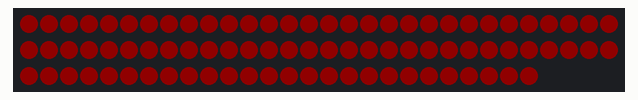
A program run on a simulated Raspberry Pi (BCM pin numbers). On the bench: 86 RGB LEDs in strip order, left to right, continuing on the next row. Dim RGB values are drawn brighter than linear; the clock reads 2024-03-15 10:24:30 at power-on unless the program sets it; what the program prints to the terminal is not drawn.

Above: at 0.1 s.

The program:

test8888.py
```python
import alarmClock as ac
import pigpio
from signal import pause
from time import sleep
from datetime import datetime

from signal import signal, SIGINT
from sys import exit

CS1    = 7
NUMPIX = 86
BRIGHT = 255 #RANGE: 224-255

pi = pigpio.pi()
pi.set_mode(CS1, pigpio.OUTPUT)
pi.write(CS1,0)

strand = pi.spi_open(1,32000,3)

clockface = ac.apa102ClockDisplay('red',2)

def updateClock():
    framebuffer = [0,0,0,0]
    framebuffer.extend(clockface.writeOut())
    framebuffer.extend([255,255,255,255,255,255,255,255])
    pi.write(CS1,1)
    pi.spi_write(strand, framebuffer)
    pi.write(CS1,0)

def handler(signal_received, frame):
    # Handle any cleanup here
    print('SIGINT or CTRL-C detected. Exiting gracefully')
    clockface.setOff()
    updateClock()
    updateClock()
    pi.spi_close(strand)
    exit(0)

if __name__ == '__main__':
    # Tell Python to run the handler() function when SIGINT is recieved
    signal(SIGINT, handler)
    print('Running. Press CTRL-C to exit.')
    while True:
        now = datetime.now()
        timestr = ""
        if (int(now.strftime("%-I")) < 10):
            timestr = " "+now.strftime("%-I:%M")
        else:
            timestr = now.strftime("%-I:%M")
        print(timestr)
        timestr = "88:88"
        clockface.setTime(timestr)
        updateClock()
        sleep(1)
```

alarmClock.py
```python
# alarmClock.py
#
# Raspberry pi based alarm clock using APA102 LEDs
#
####################################################
from enum import Enum
import re
timeFormat = re.compile('^( ?[0-1]?[0-9]|2[0-3]):[0-5][0-9]$')

###############################################################################
# apa102pixel:
# -----------
# A single apa102 IC
#
###############################################################################
class apa102pixel:
    """Represents a single apa102 pixel"""

    colors={#Saturation   ######### 5 #########     ######### 4 #########     ######### 3 #########     ######### 2 #########     ######### 1 #########     ######### 0 #########
        "red"         :[{"r":255,"g":0  ,"b":0  },{"r":255,"g":100,"b":100},{"r":255,"g":150,"b":150},{"r":255,"g":200,"b":200},{"r":255,"g":230,"b":230},{"r":255,"g":255,"b":255}],
        "burntorange" :[{"r":255,"g":100,"b":0  },{"r":255,"g":110,"b": 20},{"r":255,"g":120,"b":100},{"r":255,"g":165,"b":155},{"r":255,"g":230,"b":210},{"r":255,"g":255,"b":255}],
        "orange"      :[{"r":255,"g":150,"b":0  },{"r":255,"g":140,"b": 20},{"r":255,"g":180,"b": 40},{"r":255,"g":220,"b":120},{"r":255,"g":240,"b":190},{"r":255,"g":255,"b":255}],
        "gold"        :[{"r":255,"g":200,"b":0  },{"r":255,"g":210,"b":  0},{"r":255,"g":230,"b":100},{"r":255,"g":240,"b":150},{"r":255,"g":255,"b":200},{"r":255,"g":255,"b":255}],
        "yellow"      :[{"r":255,"g":255,"b":0  },{"r":255,"g":255,"b": 20},{"r":255,"g":255,"b": 80},{"r":255,"g":255,"b":150},{"r":255,"g":255,"b":210},{"r":255,"g":255,"b":255}],
        "lemonlime"   :[{"r":200,"g":255,"b":0  },{"r":200,"g":255,"b": 20},{"r":220,"g":255,"b": 80},{"r":230,"g":255,"b":150},{"r":235,"g":255,"b":180},{"r":255,"g":255,"b":255}],
        "chartreuse"  :[{"r":150,"g":255,"b":0  },{"r":150,"g":255,"b": 20},{"r":200,"g":255,"b": 40},{"r":220,"g":255,"b":150},{"r":230,"g":255,"b":170},{"r":255,"g":255,"b":255}],
        "lime"        :[{"r":100,"g":255,"b":0  },{"r":110,"g":255,"b": 20},{"r":150,"g":255,"b": 40},{"r":200,"g":255,"b":150},{"r":230,"g":255,"b":160},{"r":255,"g":255,"b":255}],
        "green"       :[{"r":0  ,"g":255,"b":0  },{"r":100,"g":255,"b":100},{"r":150,"g":255,"b":250},{"r":200,"g":255,"b":200},{"r":225,"g":255,"b":225},{"r":255,"g":255,"b":255}],
        "caribbean"   :[{"r":0  ,"g":255,"b":100},{"r": 20,"g":255,"b":150},{"r":100,"g":255,"b":180},{"r":180,"g":255,"b":210},{"r":235,"g":255,"b":220},{"r":255,"g":255,"b":255}],
        "aquamarine"  :[{"r":0  ,"g":255,"b":150},{"r": 20,"g":255,"b":160},{"r":100,"g":255,"b":200},{"r":160,"g":255,"b":210},{"r":200,"g":255,"b":220},{"r":255,"g":255,"b":255}],
        "seafoam"     :[{"r":0  ,"g":255,"b":200},{"r": 20,"g":255,"b":200},{"r": 40,"g":255,"b":220},{"r":140,"g":255,"b":230},{"r":200,"g":255,"b":255},{"r":255,"g":255,"b":255}],
        "cyan"        :[{"r":0  ,"g":255,"b":255},{"r": 20,"g":255,"b":255},{"r": 40,"g":255,"b":255},{"r":150,"g":255,"b":255},{"r":180,"g":255,"b":255},{"r":255,"g":255,"b":255}],
        "teal"        :[{"r":0  ,"g":200,"b":255},{"r": 20,"g":210,"b":255},{"r": 40,"g":230,"b":255},{"r": 60,"g":240,"b":255},{"r":170,"g":255,"b":255},{"r":255,"g":255,"b":255}],
        "azure"       :[{"r":0  ,"g":150,"b":255},{"r": 20,"g":180,"b":255},{"r": 40,"g":200,"b":255},{"r": 60,"g":230,"b":255},{"r":150,"g":255,"b":255},{"r":255,"g":255,"b":255}],
        "bayern"      :[{"r":0  ,"g":100,"b":255},{"r": 20,"g":150,"b":255},{"r": 40,"g":180,"b":255},{"r": 60,"g":200,"b":255},{"r":140,"g":255,"b":255},{"r":255,"g":255,"b":255}],
        "blue"        :[{"r":0  ,"g":  0,"b":255},{"r": 20,"g":100,"b":255},{"r": 40,"g":150,"b":255},{"r": 80,"g":180,"b":255},{"r":160,"g":220,"b":255},{"r":255,"g":255,"b":255}],
        "purple"      :[{"r":100,"g":  0,"b":255},{"r":120,"g": 20,"b":255},{"r":140,"g":100,"b":255},{"r":150,"g":150,"b":255},{"r":200,"g":200,"b":255},{"r":255,"g":255,"b":255}],
        "violet"      :[{"r":150,"g":  0,"b":255},{"r":150,"g": 50,"b":255},{"r":180,"g":100,"b":255},{"r":220,"g":140,"b":255},{"r":230,"g":180,"b":255},{"r":255,"g":255,"b":255}],
        "lavender"    :[{"r":200,"g":  0,"b":255},{"r":200,"g": 20,"b":255},{"r":200,"g": 60,"b":255},{"r":240,"g": 90,"b":255},{"r":255,"g":160,"b":255},{"r":255,"g":255,"b":255}],
        "magenta"     :[{"r":255,"g":  0,"b":255},{"r":255,"g": 60,"b":255},{"r":255,"g":100,"b":240},{"r":255,"g":150,"b":250},{"r":255,"g":180,"b":255},{"r":255,"g":255,"b":255}],
        "plum"        :[{"r":255,"g":  0,"b":200},{"r":255,"g": 20,"b":220},{"r":255,"g": 40,"b":230},{"r":255,"g":140,"b":240},{"r":255,"g":170,"b":255},{"r":255,"g":255,"b":255}],
        "rose"        :[{"r":255,"g":  0,"b":150},{"r":255,"g": 20,"b":200},{"r":255,"g": 40,"b":200},{"r":255,"g":100,"b":200},{"r":255,"g":160,"b":240},{"r":255,"g":255,"b":255}],
        "salmon"      :[{"r":255,"g":  0,"b":100},{"r":255,"g": 20,"b":120},{"r":255,"g": 80,"b":140},{"r":255,"g":100,"b":160},{"r":255,"g":140,"b":180},{"r":255,"g":255,"b":255}]
    }

    def __init__(self, x=0,y=0,z=0,t=0,c=[0,0,0],brightness=31,saturation=5):
        self.xcoord = x       #X SPACIAL COORDINATE
        self.ycoord = y       #Y SPACIAL COORDINATE
        self.zcoord = z       #Z SPACIAL COORDINATE
        self.tcoord = t       #TIME COORDINATE
        self.setColor(c,brightness,saturation)

    def writeOut(self):
        return [self.bright,self.b,self.g,self.r]

    def setColor(self, color, brightness=31, saturation=5):
        ###  color: either:
        ###         color name as string from colors table, OR
        ###         [r,g,b] list of color values
        ###  brightness: apa102 LED brightness value, between 0 and 31
        ###  saturation: color saturation, 0 as white to 5 full color
        ###
        if   (brightness > 31): brightness = 31
        elif (brightness < 0 ): brightness = 0
        self.bright = 224 + brightness
        if (type(color) == str):
            if   (saturation < 0 ): saturation = 0
            elif (saturation > 5 ): saturation = 5
            saturation  = 5  - saturation
            self.r      = self.colors[color][saturation]["r"]
            self.g      = self.colors[color][saturation]["g"]
            self.b      = self.colors[color][saturation]["b"]
        elif (type(color) == list):
            self.r = color[0]
            self.g = color[1]
            self.b = color[2]

###############################################################################
# apa1027SegDigit:
# -----------
# A 7 segment digit made out of 21 apa102pixels.  Has information for displaying
# digits as well as giving them a coordinate system useful for creating
# animations.
#
###############################################################################
class apa1027SegDigit:
    """A 7 segment display made out of 21 apa102pixels"""

    digitLookupTable = [
        [1,1,1,1,1,1,0], # 0
        [0,1,1,0,0,0,0], # 1
        [1,1,0,1,1,0,1], # 2
        [1,1,1,1,0,0,1], # 3
        [0,1,1,0,0,1,1], # 4
        [1,0,1,1,0,1,1], # 5
        [1,0,1,1,1,1,1], # 6
        [1,1,1,0,0,0,0], # 7
        [1,1,1,1,1,1,1], # 8
        [1,1,1,1,0,1,1], # 9
        [0,0,0,0,0,0,0]  # OFF
    ]

    digitSegmentLookupTable = [
        [[1,1,1],[1,1,1],[1,1,1],[1,1,1],[1,1,1],[1,1,1],[0,0,0]], # 0
        [[0,0,0],[1,1,1],[1,1,1],[0,0,0],[0,0,0],[0,0,0],[0,0,0]], # 1
        [[1,1,1],[1,1,1],[0,0,0],[1,1,1],[1,1,1],[0,0,0],[1,1,1]], # 2
        [[1,1,1],[1,1,1],[1,1,1],[1,1,1],[0,0,0],[0,0,0],[1,1,1]], # 3
        [[0,0,0],[1,1,1],[1,1,1],[0,0,0],[0,0,0],[1,1,1],[1,1,1]], # 4
        [[1,1,1],[0,0,0],[1,1,1],[1,1,1],[0,0,0],[1,1,1],[1,1,1]], # 5
        [[1,1,1],[0,0,0],[1,1,1],[1,1,1],[1,1,1],[1,1,1],[1,1,1]], # 6
        [[1,1,1],[1,1,1],[1,1,1],[0,0,0],[0,0,0],[0,0,0],[0,0,0]], # 7
        [[1,1,1],[1,1,1],[1,1,1],[1,1,1],[1,1,1],[1,1,1],[1,1,1]], # 8
        [[1,1,1],[1,1,1],[1,1,1],[1,1,1],[0,0,0],[1,1,1],[1,1,1]], # 9
        [[0,0,0],[0,0,0],[0,0,0],[0,0,0],[0,0,0],[0,0,0],[0,0,0]]  # OFF
    ]

    segmentPixelLookupTable = [
        [ 0, 1, 2], # A
        [ 3, 4, 5], # B
        [ 6, 7, 8], # C
        [ 9,10,11], # D
        [12,13,14], # E
        [15,16,17], # F
        [18,19,20]  # G
    ]

    pixelSegmentLookupTable = [0,0,0,1,1,1,2,2,2,3,3,3,4,4,4,5,5,5,6,6,6]

    class segment(Enum):
        A = 0
        B = 1
        C = 2
        D = 3
        E = 4
        F = 5
        G = 6

    def __init__(self,x=0,y=0,z=0,t=0,d=10,color=[0,0,0],brightness=31,saturation=5):
        self.pixels = []
        self.xcoord = x
        self.ycoord = y
        self.zcoord = z
        self.tcoord = t
        self.setDigit(d)

        ##### A ####
        self.pixels.append(apa102pixel(self.xcoord+1, self.ycoord+0, self.zcoord, self.tcoord+0,color,brightness,saturation))
        self.pixels.append(apa102pixel(self.xcoord+2, self.ycoord+0, self.zcoord, self.tcoord+1,color,brightness,saturation))
        self.pixels.append(apa102pixel(self.xcoord+3, self.ycoord+0, self.zcoord, self.tcoord+2,color,brightness,saturation))

        ##### B ####
        self.pixels.append(apa102pixel(self.xcoord+4, self.ycoord+1, self.zcoord, self.tcoord+3,color,brightness,saturation))
        self.pixels.append(apa102pixel(self.xcoord+4, self.ycoord+2, self.zcoord, self.tcoord+4,color,brightness,saturation))
        self.pixels.append(apa102pixel(self.xcoord+4, self.ycoord+3, self.zcoord, self.tcoord+5,color,brightness,saturation))

        ##### C ####
        self.pixels.append(apa102pixel(self.xcoord+4, self.ycoord+5, self.zcoord, self.tcoord+6,color,brightness,saturation))
        self.pixels.append(apa102pixel(self.xcoord+4, self.ycoord+6, self.zcoord, self.tcoord+7,color,brightness,saturation))
        self.pixels.append(apa102pixel(self.xcoord+4, self.ycoord+7, self.zcoord, self.tcoord+8,color,brightness,saturation))

        ##### D ####
        self.pixels.append(apa102pixel(self.xcoord+3, self.ycoord+8, self.zcoord, self.tcoord+9,color,brightness,saturation))
        self.pixels.append(apa102pixel(self.xcoord+2, self.ycoord+8, self.zcoord, self.tcoord+10,color,brightness,saturation))
        self.pixels.append(apa102pixel(self.xcoord+1, self.ycoord+8, self.zcoord, self.tcoord+11,color,brightness,saturation))

        ##### E ####
        self.pixels.append(apa102pixel(self.xcoord+0, self.ycoord+7, self.zcoord, self.tcoord+12,color,brightness,saturation))
        self.pixels.append(apa102pixel(self.xcoord+0, self.ycoord+6, self.zcoord, self.tcoord+13,color,brightness,saturation))
        self.pixels.append(apa102pixel(self.xcoord+0, self.ycoord+5, self.zcoord, self.tcoord+14,color,brightness,saturation))

        ##### F ####
        self.pixels.append(apa102pixel(self.xcoord+0, self.ycoord+3, self.zcoord, self.tcoord+15,color,brightness,saturation))
        self.pixels.append(apa102pixel(self.xcoord+0, self.ycoord+2, self.zcoord, self.tcoord+16,color,brightness,saturation))
        self.pixels.append(apa102pixel(self.xcoord+0, self.ycoord+1, self.zcoord, self.tcoord+17,color,brightness,saturation))

        ##### G ####
        self.pixels.append(apa102pixel(self.xcoord+1, self.ycoord+4, self.zcoord, self.tcoord+18,color,brightness,saturation))
        self.pixels.append(apa102pixel(self.xcoord+2, self.ycoord+4, self.zcoord, self.tcoord+19,color,brightness,saturation))
        self.pixels.append(apa102pixel(self.xcoord+3, self.ycoord+4, self.zcoord, self.tcoord+20,color,brightness,saturation))

    def writeOutRaw(self):
        output = []
        for i in range(21):
            output.extend(self.pixels[i].writeOut())
        return output

    def writeOut(self, digit=None):
        if ((digit is None) or (digit > 10) or (digit < 0)):
            digit = self.digit
        output = []
        for i in range(21):
            if (self.digitLookupTable[digit][self.pixelSegmentLookupTable[i]]):
                output.extend(self.pixels[i].writeOut())
            else:
                output.extend([224,0,0,0])
        return output

    def setColor(self, color, brightness=31, saturation=5, pixel=None):
        if pixel is None:
            for i in range(21):
                self.pixels[i].setColor(color, brightness, saturation)
        else:
            self.pixels[pixel].setColor(color, brightness, saturation)

    def setDigit(self, digit):
        if (digit<0): digit=0
        elif (digit>10): digit=10
        elif (digit==None): digit=10
        self.digit = digit

###############################################################################
# apa102ClockDisplay:
# -----------
# A clock display comprised of 4 apa1027SegDigits and 2 apa102pixels (HH:MM)
#
###############################################################################
class apa102ClockDisplay:
    """A clock display made out of 4 apa1027SegDigits and 2 apa102pixels """

    def __init__(self,color=[0,0,0],brightness=31,saturation=5):
        self.display = []                  # x, y, z, t, d,color,brightness,saturation
        self.display.append(apa1027SegDigit( 0, 0, 0, 0,10,color,brightness,saturation))
        self.display.append(apa1027SegDigit( 6, 0, 0,21,10,color,brightness,saturation))
        self.display.append(apa102pixel(    12, 2, 0,42,   color,brightness,saturation))
        self.display.append(apa102pixel(    12, 6, 0,43,   color,brightness,saturation))
        self.display.append(apa1027SegDigit(14, 0, 0,64,10,color,brightness,saturation))
        self.display.append(apa1027SegDigit(20, 0, 0,85,10,color,brightness,saturation))

    def setColor(self,color,brightness,saturation,index):
        if (type(index) == int):
            self.display[index].setColor(color,brightness,saturation)
        else:
            for i in range(6):
                self.display[i].setColor(color,brightness,saturation)

    def setDigit(self,index,digit):
        if ((index == 2) or (index == 3) or (index < 0) or (index > 5)):
            raise ValueError("Only elements 0, 1, 4, & 5 are digits")
        self.display[index].setDigit(digit)

    def setTime(self,timeStr):
        if (not timeFormat.match(timeStr)):
            if (timeStr[0] == " "):
                self.display[0].setDigit(10)
            else:
                self.display[0].setDigit(int(timeStr[0]))
            self.display[1].setDigit(int(timeStr[1]))
            self.display[4].setDigit(int(timeStr[3]))
            self.display[5].setDigit(int(timeStr[4]))

        else:
            if (timeStr[0] == " "):
                self.display[0].setDigit(10)
            else:
                self.display[0].setDigit(int(timeStr[0]))
            self.display[1].setDigit(int(timeStr[1]))
            self.display[4].setDigit(int(timeStr[3]))
            self.display[5].setDigit(int(timeStr[4]))

    def writeOut(self):
        output = []
        for i in range(6):
            output.extend(self.display[i].writeOut())
        return output

    def setOff(self):
        self.display[0].setDigit(10)
        self.display[1].setDigit(10)
        self.display[2].setColor([0,0,0])
        self.display[3].setColor([0,0,0])
        self.display[4].setDigit(10)
        self.display[5].setDigit(10)
```
